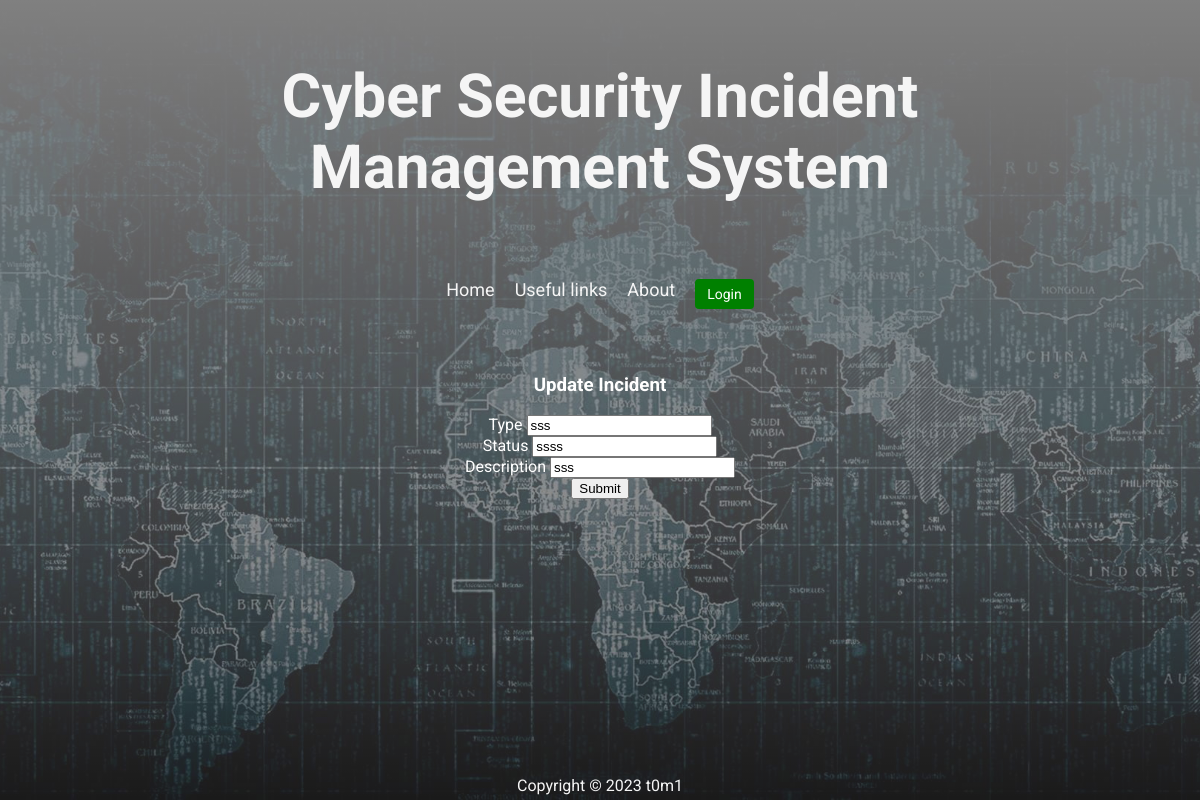
Before: /incident/update/2 with the older database file.
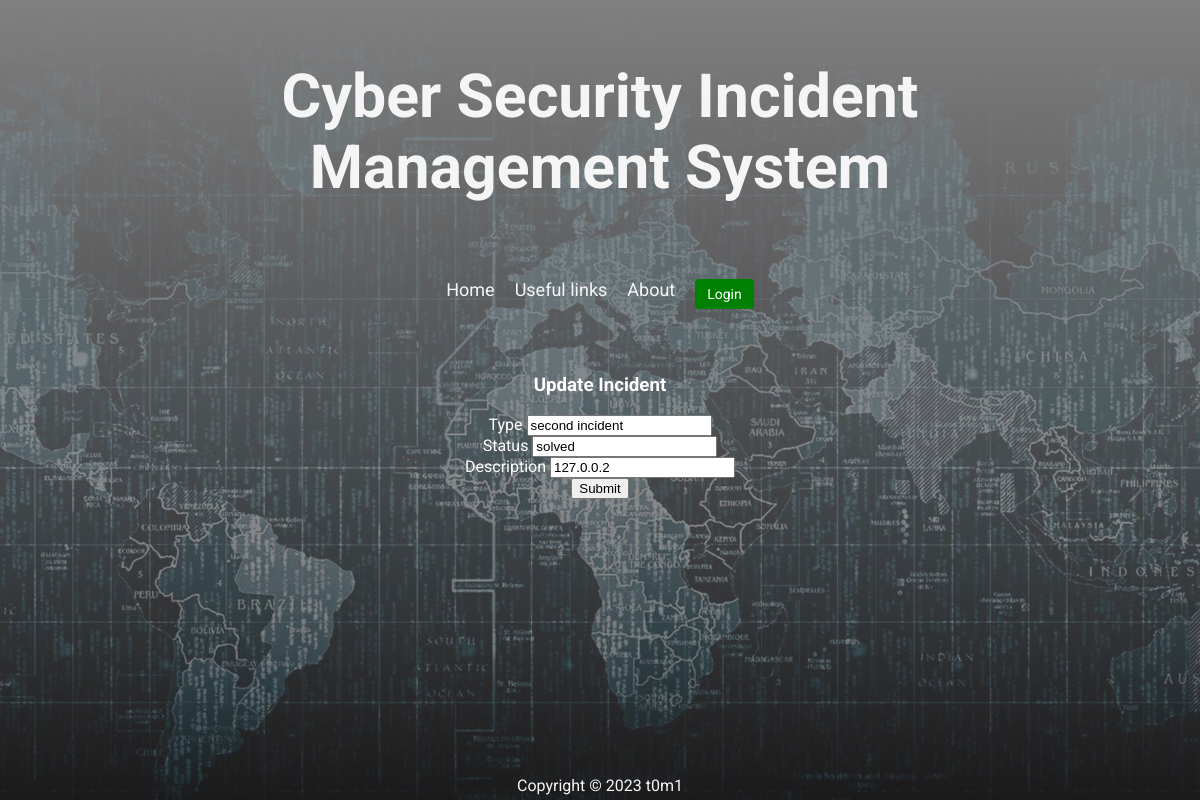
After: the same page with the newer database file.
### models/incident.py (models this page shows, shortened)
class Incident(db.Model, MixinModel):
    __tablename__ = 'incidents'
    id = db.Column(db.Integer, primary_key=True)
    user_id = db.Column(db.Integer, db.ForeignKey('users.id'), nullable=False)
    timestamp = db.Column(db.DateTime, default=datetime.utcnow, nullable=False)
    type = db.Column(db.String(120), nullable=False)
    description = db.Column(db.String(500), nullable=True)
    status = db.Column(db.String(120), nullable=False)

### app.py (the view)
@app.route('/incident/update/<int:incident_id>', methods=['GET', 'POST'])
def update_incident(incident_id):
    resource = IncidentResource()
    if request.method == 'POST':
        resource.put(incident_id)
        return redirect(url_for('incidents'))
    else:
        incident = Incident.find_by_id(incident_id)
        return render_template('update_incident.html.j2', incident=incident)

### models/mixin_model.py (called while the page is built)
  @classmethod
  def find_by_id(cls, id):
    return cls.query.get(id)

### templates/update_incident.html.j2
{% extends "base.html" %}
{% block content %}
<h3>Update Incident</h3>
<form method="POST">
  <div class="form-group">
    <label for="type">Type</label>
    <input type="text" class="form-control" id="type" name="type" value="{{ incident.type }}" required>
  </div>
  <div class="form-group">
    <label for="type">Status</label>
    <input type="text" class="form-control" id="type" name="type" value="{{ incident.status }}" required>
  </div><div class="form-group">
    <label for="type">Description</label>
    <input type="text" class="form-control" id="type" name="type" value="{{ incident.description }}" required>
  </div>
  <button type="submit" class="btn btn-primary">Submit</button>
</form>
{% endblock %}

Changed rows visible on the page:
changed Incident: type "sss" → "second incident"; type "ssss" → "solved"; type "sss" → "127.0.0.2"
